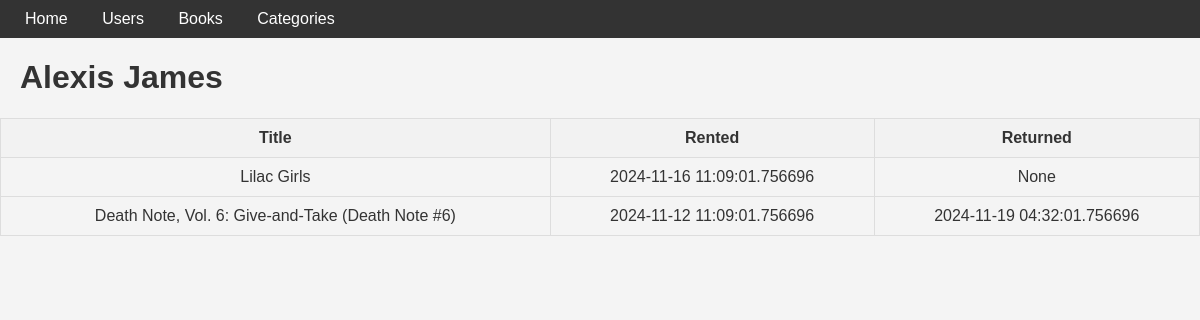
Page /user/20 on the committed database.
### models.py (models this page shows)
class User(db.Model):
    id = mapped_column(Integer, primary_key=True)
    name = mapped_column(String)
    rented = relationship("BookRental", back_populates="user")

class BookRental(db.Model):
    id = mapped_column(Integer, primary_key=True)
    user_id = mapped_column(Integer, ForeignKey("user.id"))
    book_id = mapped_column(Integer, ForeignKey("book.id"))
    rented = mapped_column(DateTime(timezone=True), nullable=False)
    returned = mapped_column(DateTime(timezone=True), nullable=True)
    user = relationship("User", back_populates="rented")
    book = relationship("Book", back_populates="rentals")

class Book(db.Model):
    id = mapped_column(Integer, primary_key=True)
    title = mapped_column(String)
    price = mapped_column(DECIMAL(10, 2))
    available = mapped_column(Integer, default=0)
    rating = mapped_column(Integer)
    upc = mapped_column(String)
    url = mapped_column(String)
    category = mapped_column(String)
    category_id = mapped_column(Integer, ForeignKey("category.id"))
    category = relationship("Category", back_populates="books")
    rentals = relationship("BookRental", back_populates="book")

### app.py (the view)
@app.route("/user/<int:id>")
def user_detail(id):
    statement = select(User).where(User.id == id)
    record = db.session.execute(statement).scalar()
    if not record:
        return "NOT FOUND", 404
    return render_template("user.html", user=record)

### templates/user.html
{% extends "base.html" %}
{% block content %}
<h1>{{ user.name }}</h1>
<table>
    <thead>
        <tr>
            <th>Title</th>
            <th>Rented</th>
            <th>Returned</th>
        </tr>
    </thead>
    {% for rental in user.rented %}
    <tr>
        <td>{{ rental.book.title }}</td>
        <td>{{ rental.rented }}</td>
        <td>{{ rental.returned }}</td>
    </tr>
    {% endfor %}
</table>
{% endblock %}

### static/style.css (style rules this page uses)
body { font-family: Arial, sans-serif; background-color: #f4f4f4; color: #333; margin: 0; padding: 0; }
table { width: 100%; border-collapse: collapse; margin: 20px 0; }
table th, table td { padding: 10px; border: 1px solid #ddd; text-align: center; }
table th { background-color: #f2f2f2; }
h1 { color: #333; font-family: Arial, sans-serif; margin-left: 20px; }

### rows in the picture
User: name "Alexis James"
BookRental: book "Lilac Girls", rented "2024-11-16 11:09:01.756696", returned "None"
BookRental: book "Death Note, Vol. 6: Give-and-Take (Death Note #6)", rented "2024-11-12 11:09:01.756696", returned "2024-11-19 04:32:01.756696"
